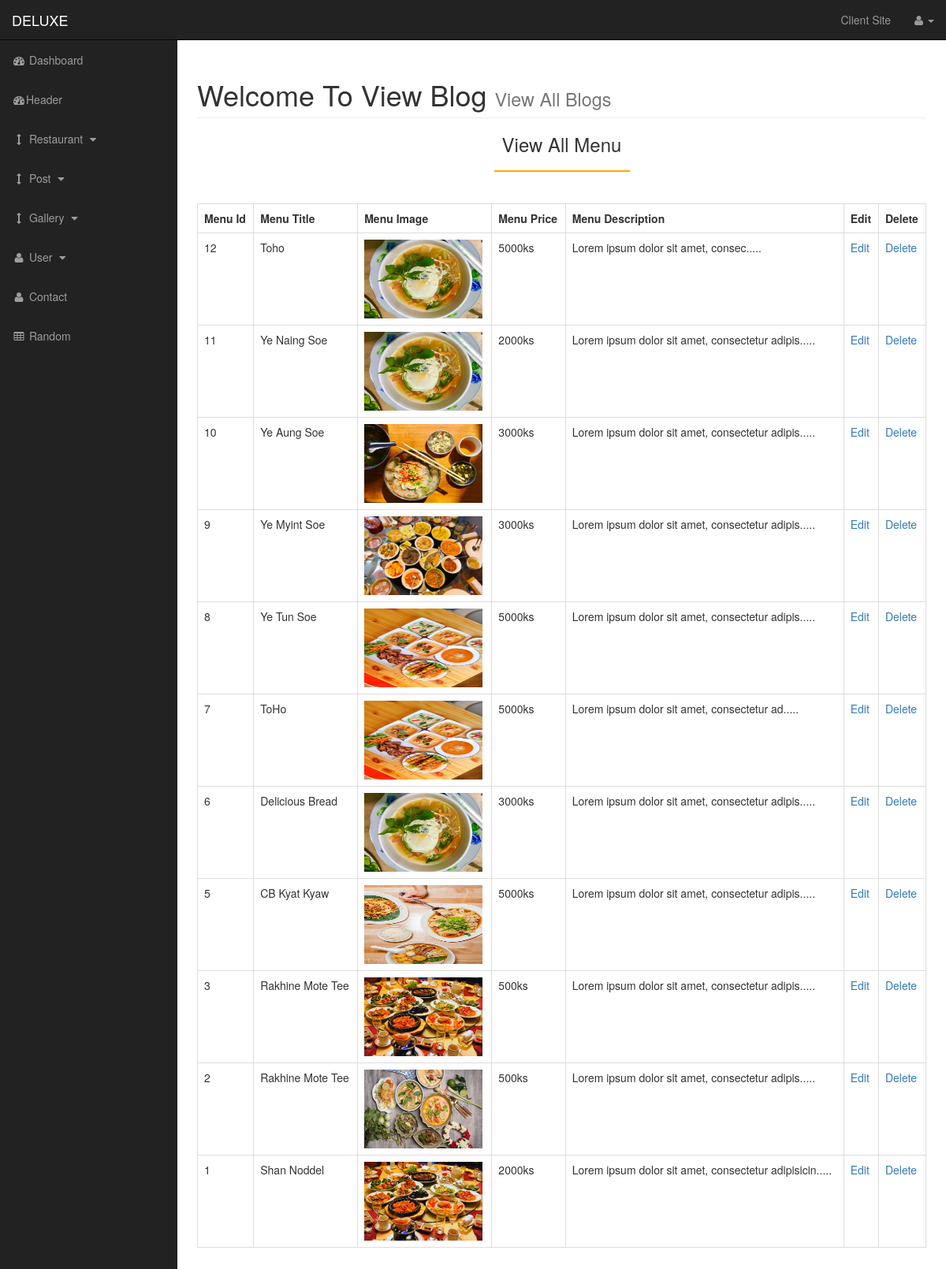
/admin/menu.php, run on the app's committed database.
### tables this page shows
CREATE TABLE `menu` (
  `menu_id` int(11) NOT NULL,
  `menu_title` varchar(255) NOT NULL,
  `menu_image` varchar(255) NOT NULL,
  `menu_price` varchar(255) NOT NULL,
  `menu_description` text NOT NULL
);

### admin/include_admin/view_all_menu.php (the view, shortened to what this page needs)
<h3 class="text-center">View All Menu</h3>
<hr style="border: 0.5px solid orange; width: 170px"><br>
<table class="table table-bordered">
	<tr>
		<th>Menu Id</th>
		<th>Menu Title</th>
		<th>Menu Image</th>
		<th>Menu Price</th>
		<th>Menu Description</th>
		<th>Edit</th>
		<th>Delete</th>
	</tr>
	<?php
		$sql="SELECT * FROM menu ORDER BY menu_id DESC";
		$result=mysqli_query($connect,$sql);
		while($row=mysqli_fetch_assoc($result)){
			$menu_id=$row['menu_id'];
			$menu_title=$row['menu_title'];
			$menu_image=$row['menu_image'];
			$menu_price=$row['menu_price'];
			$menu_description=$row['menu_description'];
			$menu_title = mysqli_real_escape_string($connect, $menu_title);
			$menu_image = mysqli_real_escape_string($connect, $menu_image);
			$menu_price = mysqli_real_escape_string($connect, $menu_price);
			$menu_description = mysqli_real_escape_string($connect, $menu_description);
	?>
	<tr>
		<td><?php echo $menu_id; ?></td>
		<td><?php echo $menu_title; ?></td>
		<td><img src="../images/<?php echo $menu_image; ?>" width="150px" height="100px"></td>
		<td><?php echo $menu_price; ?></td>
		<td>
			<?php
				echo substr($menu_description,0,50);
				echo strlen($menu_description) > 50 ? '.....' : '';
			?>
		</td>
		<td><a href="menu.php?source=edit_menu&m_id=<?php echo $menu_id; ?>">Edit</a></td>
		<td><a href="menu.php?delete_menu=<?php echo $menu_id; ?>">Delete</a></td>
	</tr>
	<?php
		}
	?>
</table>

### admin/css/sb-admin.css (style rules this page uses)
body { margin-top: 100px; background-color: #222; }
@media (min-width:768px) { body { margin-top: 50px; } }

### data on the page
menu: menu_id "12", menu_title "Toho", menu_image (picture), menu_price "5000ks", menu_description "Lorem ipsum dolor sit amet, consec"
menu: menu_id "11", menu_title "Ye Naing Soe", menu_image (picture), menu_price "2000ks", menu_description "Lorem ipsum dolor sit amet, consectetur adipis"
menu: menu_id "10", menu_title "Ye Aung Soe", menu_image (picture), menu_price "3000ks", menu_description "Lorem ipsum dolor sit amet, consectetur adipis"
menu: menu_id "9", menu_title "Ye Myint Soe", menu_image (picture), menu_price "3000ks", menu_description "Lorem ipsum dolor sit amet, consectetur adipis"
menu: menu_id "8", menu_title "Ye Tun Soe", menu_image (picture), menu_price "5000ks", menu_description "Lorem ipsum dolor sit amet, consectetur adipis"
menu: menu_id "7", menu_title "ToHo", menu_image (picture), menu_price "5000ks", menu_description "Lorem ipsum dolor sit amet, consectetur ad"
menu: menu_id "6", menu_title "Delicious Bread", menu_image (picture), menu_price "3000ks", menu_description "Lorem ipsum dolor sit amet, consectetur adipis"
menu: menu_id "5", menu_title "CB Kyat Kyaw", menu_image (picture), menu_price "5000ks", menu_description "Lorem ipsum dolor sit amet, consectetur adipis"
menu: menu_id "3", menu_title "Rakhine Mote Tee", menu_image (picture), menu_price "500ks", menu_description "Lorem ipsum dolor sit amet, consectetur adipis"
menu: menu_id "2", menu_title "Rakhine Mote Tee", menu_image (picture), menu_price "500ks", menu_description "Lorem ipsum dolor sit amet, consectetur adipis"
menu: menu_id "1", menu_title "Shan Noddel", menu_image (picture), menu_price "2000ks", menu_description "Lorem ipsum dolor sit amet, consectetur adipisicin"
